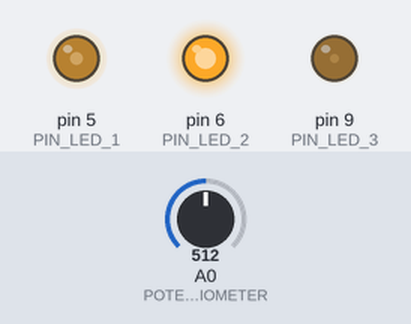
The sketch below on a simulated Arduino Mega 2560, built with avr-gcc and run on an emulated ATmega2560. Parts: output pins drawn as LEDs (lit = HIGH). Inputs (shaded band) come from the test bench; at power-on: A0 (POTENTIOMETER) = 512.

Above: at 1.2 s.
1.3 s: A0 (POTENTIOMETER) set to 716
At 1.97 s:
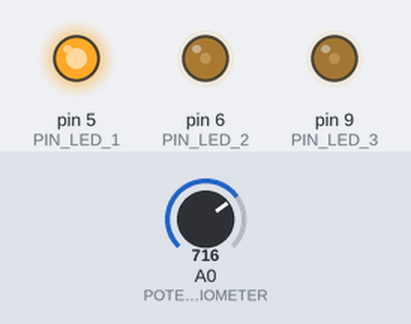
4.3 s: A0 (POTENTIOMETER) set to 900
At 4.71 s:
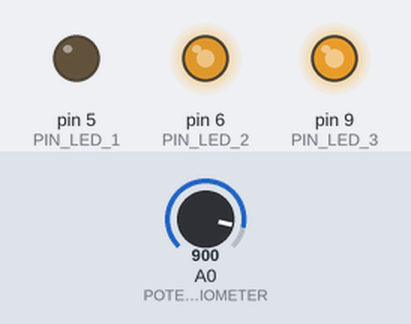
7.3 s: A0 (POTENTIOMETER) set to 1023
At 7.75 s:
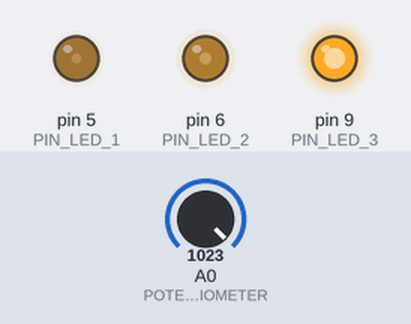
13.3 s: A0 (POTENTIOMETER) set to 511
Timing chart, 0 to 28.2 s (numbered marks = the images above; inputs shaded):
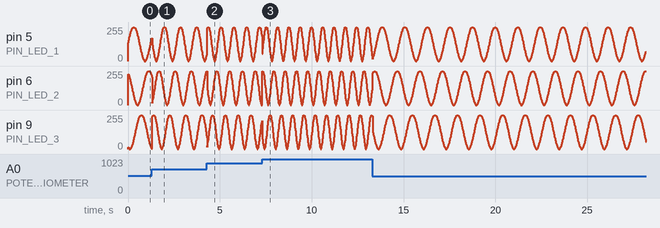

The sketch:

brightness_change.ino
```cpp
#include "Arduino.h"
#include "TimerThree-1.1.0/TimerThree.h"

const int PIN_LED_1 = 5;
const int PIN_LED_2 = 6;
const int PIN_LED_3 = 9;
const int POTENTIOMETER = A0;
const double pi = 3.14;

double k;
double t;

void setup() {
    pinMode(PIN_LED_1, OUTPUT);
    pinMode(PIN_LED_2, OUTPUT);
    pinMode(PIN_LED_3, OUTPUT);
    pinMode(POTENTIOMETER, INPUT);
    Timer3.initialize(16000);
    Timer3.attachInterrupt(func);
}

void func() {
    t = double(millis()) / double(1000);
    k = analogRead(POTENTIOMETER) / double(100);
    analogWrite(PIN_LED_1, 255 * (sin(k * t) + 1) / 2);
    analogWrite(PIN_LED_2, 255 * (sin(k * t + 2 * pi / 3) + 1) / 2);
    analogWrite(PIN_LED_3, 255 * (sin(k * t + 4 * pi / 3) + 1) / 2);
}


void loop() {
}
```
